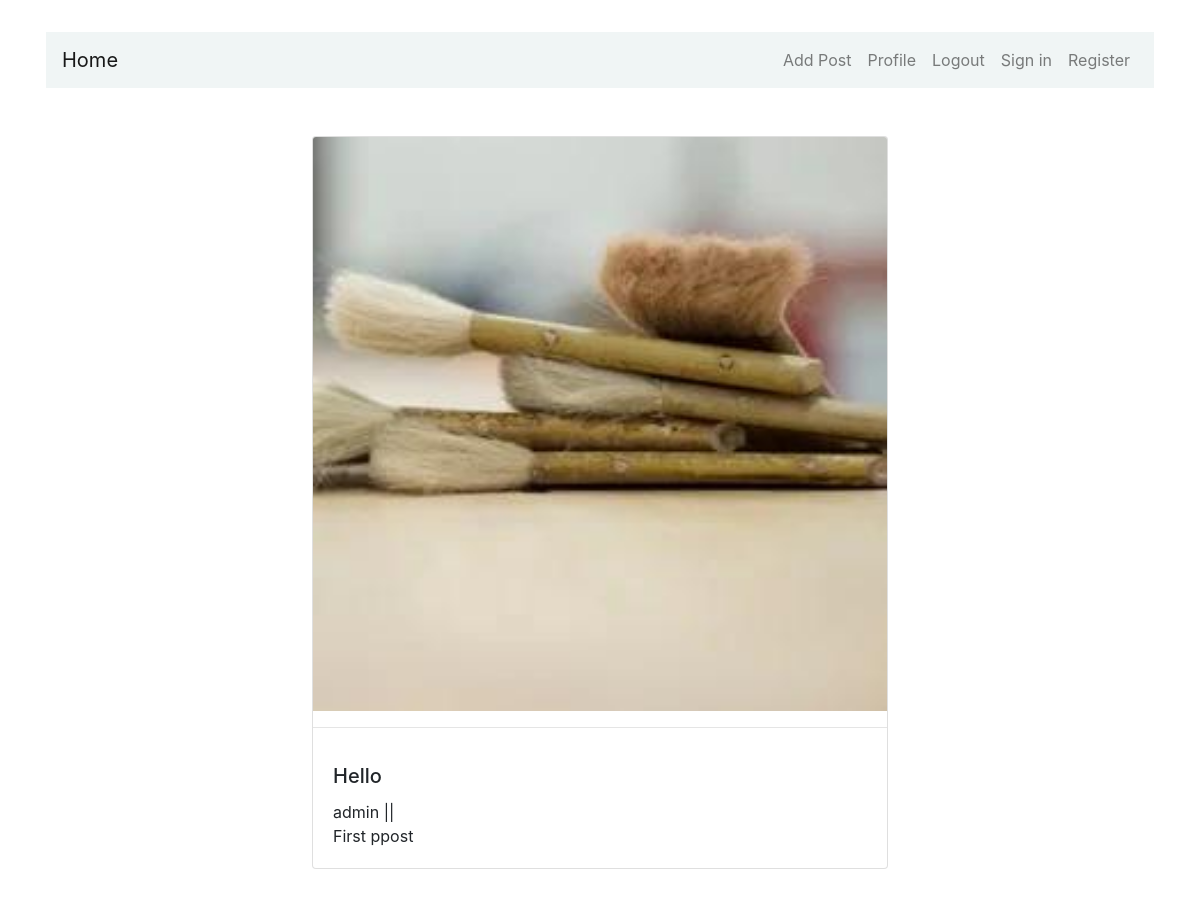
Page /post_detail/1 on the committed database.
### posts/models.py (models this page shows, shortened)
class Post(models.Model):
    post = models.AutoField(primary_key=True)
    user = models.ForeignKey(User, on_delete=models.CASCADE)
    status = models.CharField(max_length=255, blank=True)
    title = models.CharField(max_length=255, blank=True)
    content = models.TextField(blank=True)
    image = models.ImageField(upload_to='post_images', blank=True)
    publish_date = models.DateTimeField(auto_now_add=True)
    last_update_date = models.DateTimeField(auto_now=True, auto_now_add=False)

### posts/views.py (the view)
# urls.py: path('post_detail/<int:pk>', PostDetailView.as_view(), name = 'post_detail'),
class PostDetailView(DetailView):
    model = Post
    template_name = 'posts/post_detail.html'

### posts/templates/posts/post_detail.html (shortened to what this page needs)
{% extends "posts/base.html" %}
{% block content %}
<div style="display: flex;
               justify-content:center;
               align-items:center;
               margin-top: 3rem;
               flex-direction:column;
               ">
<div class="card" style="width: 36rem;">
    {% if post.image %}
    <img class="card-img-top" src="{{ post.image.url }}"  alt="Post image">
    {% endif %}
    <hr>
    <div class="card-body">
      <h5 class="card-title">{{post.title}}</h5>
      <p class="card-text">{{post.user.username}} || {{post.timestamp}} <br>{{post.description}}
        {{post.content}}
    </p>
    </div>
  </div>
</div>
{% endblock content %}

### posts/templates/posts/base.html (style rules this page uses)
* { margin: 0; padding: 0; }

### rows in the picture
Post: image (picture), title "Hello", user.username "admin", content "First ppost"
